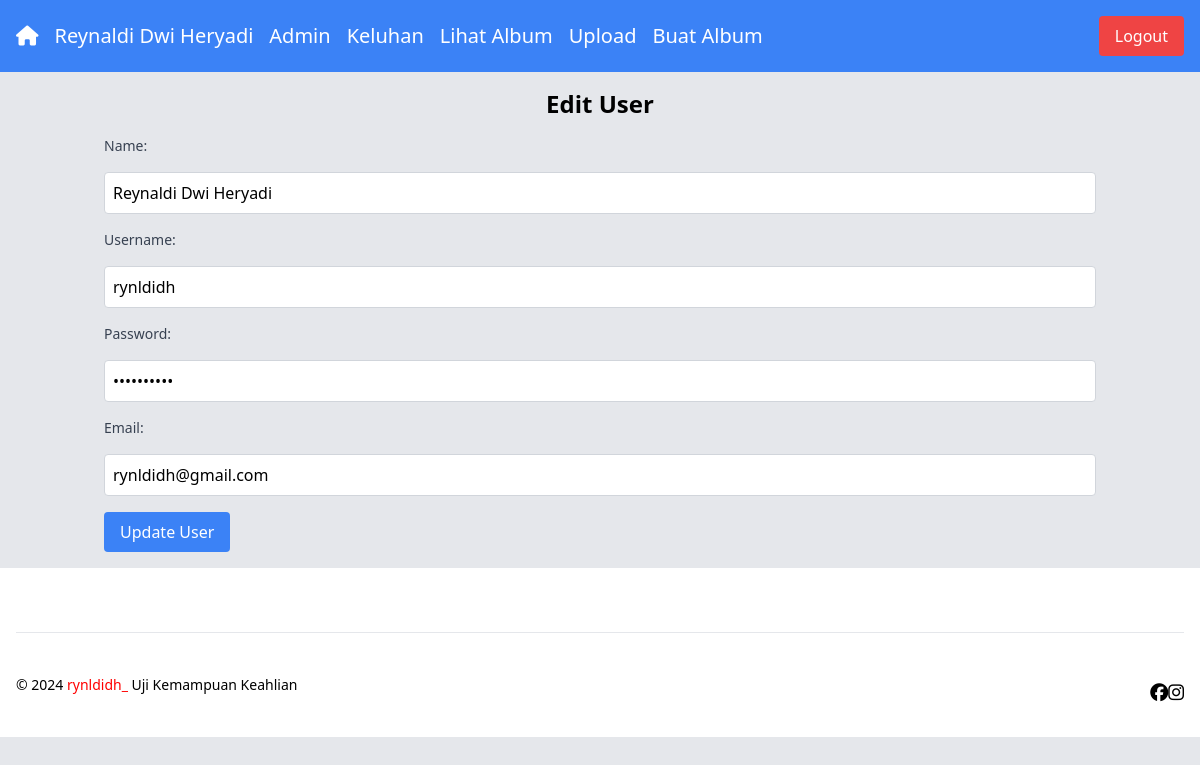
/halaman_edit_user.php?user_id=1 (signed in), run on the app's committed database.
### tables this page shows
CREATE TABLE `users` (
  `user_id` int(11) NOT NULL,
  `name` varchar(50) NOT NULL,
  `username` varchar(50) NOT NULL,
  `password` varchar(255) NOT NULL,
  `email` varchar(100) NOT NULL,
  `access_level` enum('admin','user') NOT NULL DEFAULT 'user',
  `create_at` timestamp NOT NULL DEFAULT current_timestamp() ON UPDATE current_timestamp()
);

### halaman_edit_user.php (the view, shortened to what this page needs)
<?php
$user_id = $_GET['user_id'];
$conn = mysqli_connect("localhost", "root", "", "album");
$sql_select_user = "SELECT * FROM users WHERE user_id='$user_id'";
$result_select_user = mysqli_query($conn, $sql_select_user);
$user_data = mysqli_fetch_assoc($result_select_user);
?>
<!DOCTYPE html>
<html lang="en">
<head>
    <link href="https://cdn.jsdelivr.net/npm/tailwindcss@2.2.19/dist/tailwind.min.css" rel="stylesheet">
    <link rel="stylesheet" href="https://cdnjs.cloudflare.com/ajax/libs/font-awesome/6.5.1/css/all.min.css"/>
</head>
<body class="bg-gray-200">
<?php include 'navbar.php'; ?>
    <div class="container mx-auto p-4">
        <h2 class="text-2xl font-bold text-center mb-4">Edit User</h2>
        <form method="post" onsubmit="return validateForm()" action="<?php echo htmlspecialchars($_SERVER["PHP_SELF"]) . "?user_id=$user_id"; ?>" class="space-y-4">
            <label for="name" class="block text-sm font-medium text-gray-700">Name:</label>
            <input type="text" id="name" name="name" value="<?php echo $user_data['name']; ?>" required class="mt-1 block w-full p-2 border border-gray-300 rounded">
            <label for="username" class="block text-sm font-medium text-gray-700">Username:</label>
            <input type="text" id="username" name="username" value="<?php echo $user_data['username']; ?>" required class="mt-1 block w-full p-2 border border-gray-300 rounded">
            <label for="password" class="block text-sm font-medium text-gray-700">Password:</label>
            <input type="password" id="password" name="password" value="<?php echo $user_data['password']; ?>" required class="mt-1 block w-full p-2 border border-gray-300 rounded">
            <label for="email" class="block text-sm font-medium text-gray-700">Email:</label>
            <input type="email" id="email" name="email" value="<?php echo $user_data['email']; ?>" required class="mt-1 block w-full p-2 border border-gray-300 rounded">
            <button type="submit" class="bg-blue-500 text-white px-4 py-2 rounded">Update User</button>
        </form>
    </div>
    <?php include 'footer.php'?>
</body>
</html>

### data on the page
users: name "Reynaldi Dwi Heryadi", username "rynldidh", email "rynldidh@gmail.com"

### other printed values
$_SESSION['name'] "Reynaldi Dwi Heryadi"
